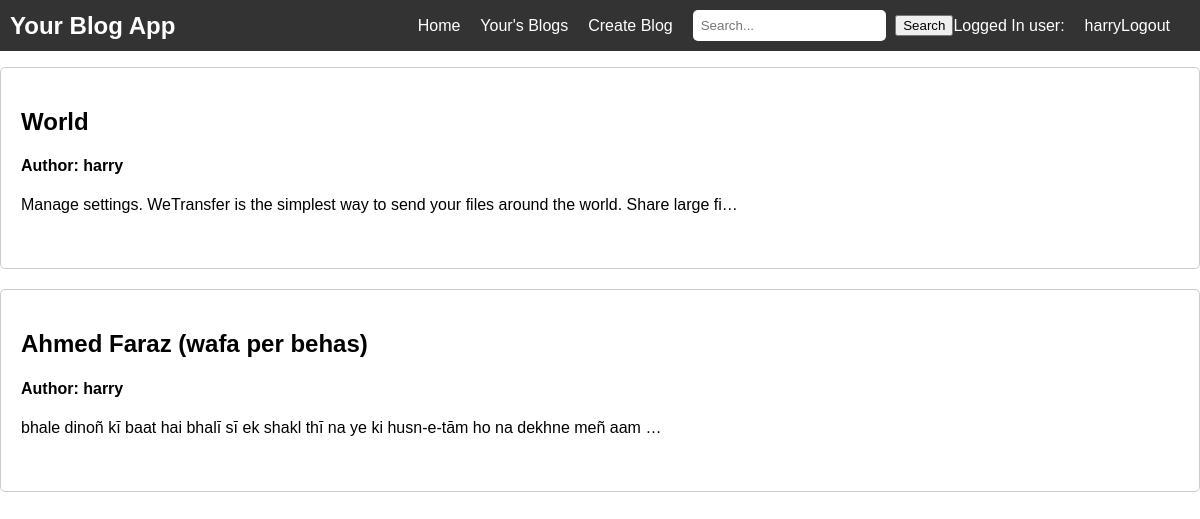
The page /uploadedblog (signed in) on the database its author committed.
### myBlogApp/models.py (models this page shows, shortened)
class BlogPost(models.Model):
    blog_id = models.IntegerField(null = True)
    title = models.CharField(max_length=100)
    content = models.TextField()
    author = models.ForeignKey(User, on_delete=models.CASCADE)
    date = models.DateField(auto_now_add=True)

### myBlogApp/views.py (the view)
# urls.py: path('uploadedblog' , views.uploadedblog , name='uploadedblog'),
def uploadedblog(request):
    if request.user.is_anonymous:
        return redirect('/signin')
    else:
        blogs = BlogPost.objects.filter(author=request.user)
        return render(request,"uploadedblog.html" , {'blogs' : blogs})

### templates/uploadedblog.html (shortened to what this page needs)
{% extends "base.html" %}
{%load static%}
{% block additional_styles %} <link rel="stylesheet" href="{% static "home.css" %}"> {% endblock additional_styles %}
{% block body %}
{% if blogs %}
<ol class="blog-list">
    {% for item in blogs %}
        <li class="blog-item">
            <h2>{{ item.title }}</h2>
            <h4>Author: {{ item.author }}</h4>
            <p>{{ item.content|truncatechars:100}}</p>
        </li>
    {% endfor %}
    </ol>
{% else %}
<p>No Blogs found.</p>
{% endif %}
{% endblock body %}

### templates/base.html (shortened to what this page needs)
<!DOCTYPE html>
<html lang="en">
<head>
    {% block additional_styles  %}{% endblock additional_styles  %}
</head>
<body>
    <nav class="navbar">
        <div class="navbar-brand">Your Blog App</div>
        <div class="navbar-menu">
            <a href="/home">Home</a>
            <a href="/uploadedblog">Your's Blogs</a>
            <a href="/createblog">Create Blog</a>
            <form class="search" action="/search" method="GET">
                <input class="search-input" type="text" placeholder="Search..." name="search">
                <button type="submit">Search</button>
            </form>
            <div class="user-profile">
                <a>Logged In user:</a>
                <span>{{ request.user }}</span>
                <a href="/logoutuser">Logout</a>
            </div>
        </div>
    </nav>
    {% block body %}{% endblock body %}
</body>
</html>

### static/home.css (style rules this page uses)
.blog-list { list-style-type: none; padding: 0; background-color: white; }
.blog-item { margin-bottom: 20px; border: 1px solid #ccc; border-radius: 5px; padding: 20px; position: relative; overflow: hidden; transition: transform 0.3s ease; }
.blog-item { animation: fade-in 0.5s ease-out; }

### templates/base.html (style rules this page uses)
body { font-family: Arial, sans-serif; margin: 0; padding: 0; }
.navbar { background-color: #333; color: #fff; padding: 10px; display: flex; justify-content: space-between; align-items: center; }
.navbar-brand { font-size: 24px; font-weight: bold; }
.navbar-menu { display: flex; align-items: center; }
.navbar-menu a { color: #fff; text-decoration: none; margin-right: 20px; transition: color 0.3s ease-in-out; }
.search-input { padding: 8px; border-radius: 5px; border: none; margin-right: 5px; }
.user-profile { display: flex; align-items: center; }

### rows shown on the page
BlogPost: title "World", author "harry", content "Manage settings. WeTransfer is the simplest way to send your files around the world. Share large fi…"
BlogPost: title "Ahmed Faraz (wafa per behas)", author "harry", content "bhale dinoñ kī baat hai bhalī sī ek shakl thī na ye ki husn-e-tām ho na dekhne meñ aam …"

### other values the page prints
{{ request.user }} "harry"
